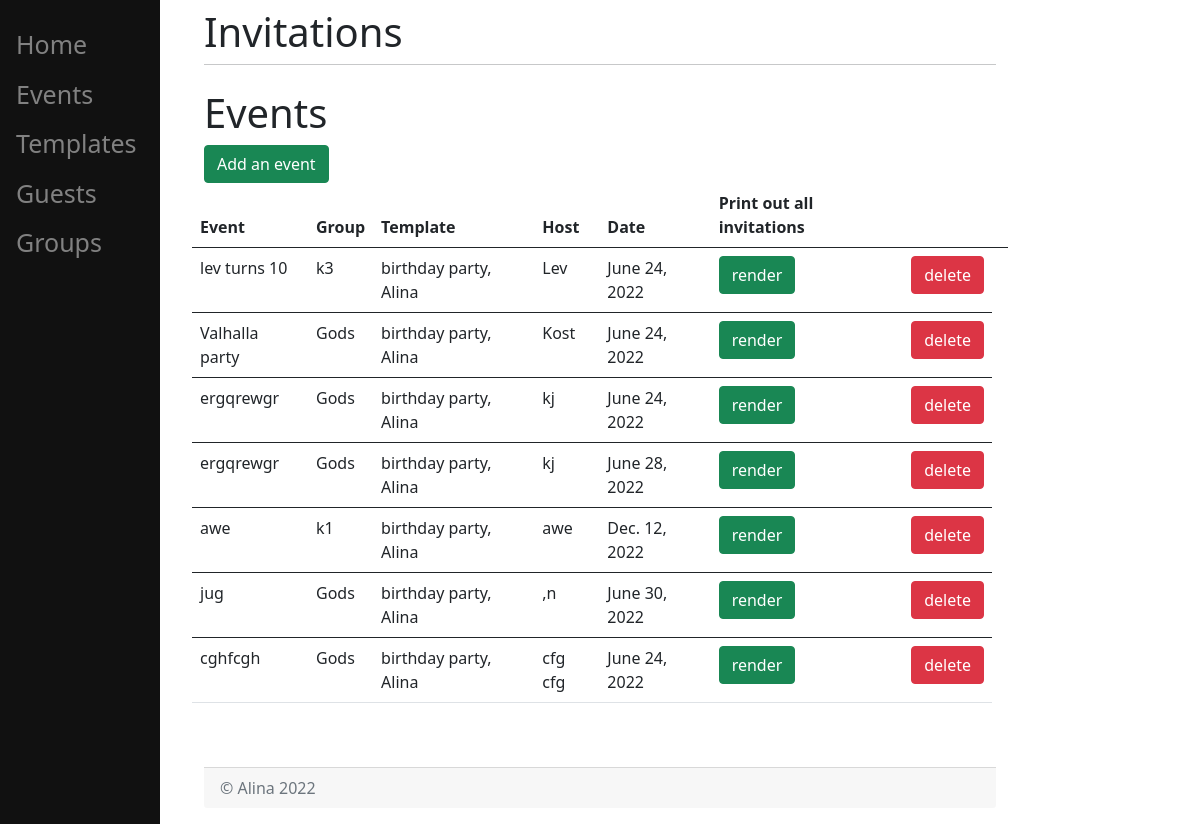
/events/ (signed in), run on the app's committed database.
### invitations/models.py (models this page shows, shortened)
class Event(models.Model):
    group = models.ForeignKey(Group, on_delete=models.CASCADE)
    template = models.ForeignKey(Template, on_delete=models.CASCADE)
    name = models.CharField(max_length=200, help_text="Jaan wordt 7!")
    host = models.CharField(max_length=100)
    date = models.DateField(default=date.today())
    start = models.TimeField(default=datetime.time(16, 00))
    finish = models.TimeField(default=datetime.time(16, 00))
    place = models.CharField(max_length=200)
    contact_number = models.CharField(max_length=100)
    contact_person = models.CharField(max_length=100)

class Group(models.Model):
    name = models.CharField(max_length=200)
    def __str__(self):
        return self.name

class Template(models.Model):
    name = models.CharField(max_length=200)
    content = models.TextField(max_length=500)
    def __str__(self):
        return self.name

### invitations/views.py (the view)
def events(response):
    events_ = Event.objects.all()
    return render(response, "invitations/events.html", {"events": events_})

### templates/invitations/events.html (shortened to what this page needs)
{% extends 'invitations/home.html' %}
{% load crispy_forms_tags %}
{% block content %}
    <h1>Events</h1>
    <form action="/events/add">
        <button type="submit" class="btn btn-success">Add an event</button>
    </form>
    {% if events %}
        <table class="table">
            <thead>
            <tr>
                <th scope="col">Event</th>
                <th scope="col">Group</th>
                <th scope="col">Template</th>
                <th scope="col">Host</th>
                <th scope="col">Date</th>
                <th scope="col"> Print out all invitations</th>
                <th scope="col"></th>
                <th scope="col"></th>
            </tr>
            </thead>
            <tbody>
            {% for event in events %}
                <tr>
                    <td>{{ event.name }}</td>
                    <td>{{ event.group }}</td>
                    <td>{{ event.template }}</td>
                    <td>{{ event.host }}</td>
                    <td>{{ event.date }}</td>
                    <td>
                        <form action="/events/render/{{ event.id }}" method="post" target="_blank">
                            <button type="submit" class="btn btn-success">render</button>
                        </form>
                    </td>
                    <td>
                        <form action="/events/delete/" method="post">
                            <button type="submit" class="btn btn-danger">delete</button>
                        </form>
                    </td>
                </tr>
                </tbody>
            {% endfor %}
        </table>
    {% else %}
        <dev><p> You have no events yet </p></dev>
    {% endif %}
{% endblock %}

### templates/invitations/base.html (style rules this page uses)
html { overflow-y: scroll; }

### data on the page
Event: name "lev turns 10", group "k3", template "birthday party, Alina", host "Lev", date "June 24, 2022"
Event: name "Valhalla party", group "Gods", template "birthday party, Alina", host "Kost", date "June 24, 2022"
Event: name "ergqrewgr", group "Gods", template "birthday party, Alina", host "kj", date "June 24, 2022"
Event: name "ergqrewgr", group "Gods", template "birthday party, Alina", host "kj", date "June 28, 2022"
Event: name "awe", group "k1", template "birthday party, Alina", host "awe", date "Dec. 12, 2022"
Event: name "jug", group "Gods", template "birthday party, Alina", host ",n", date "June 30, 2022"
Event: name "cghfcgh", group "Gods", template "birthday party, Alina", host "cfg cfg", date "June 24, 2022"
